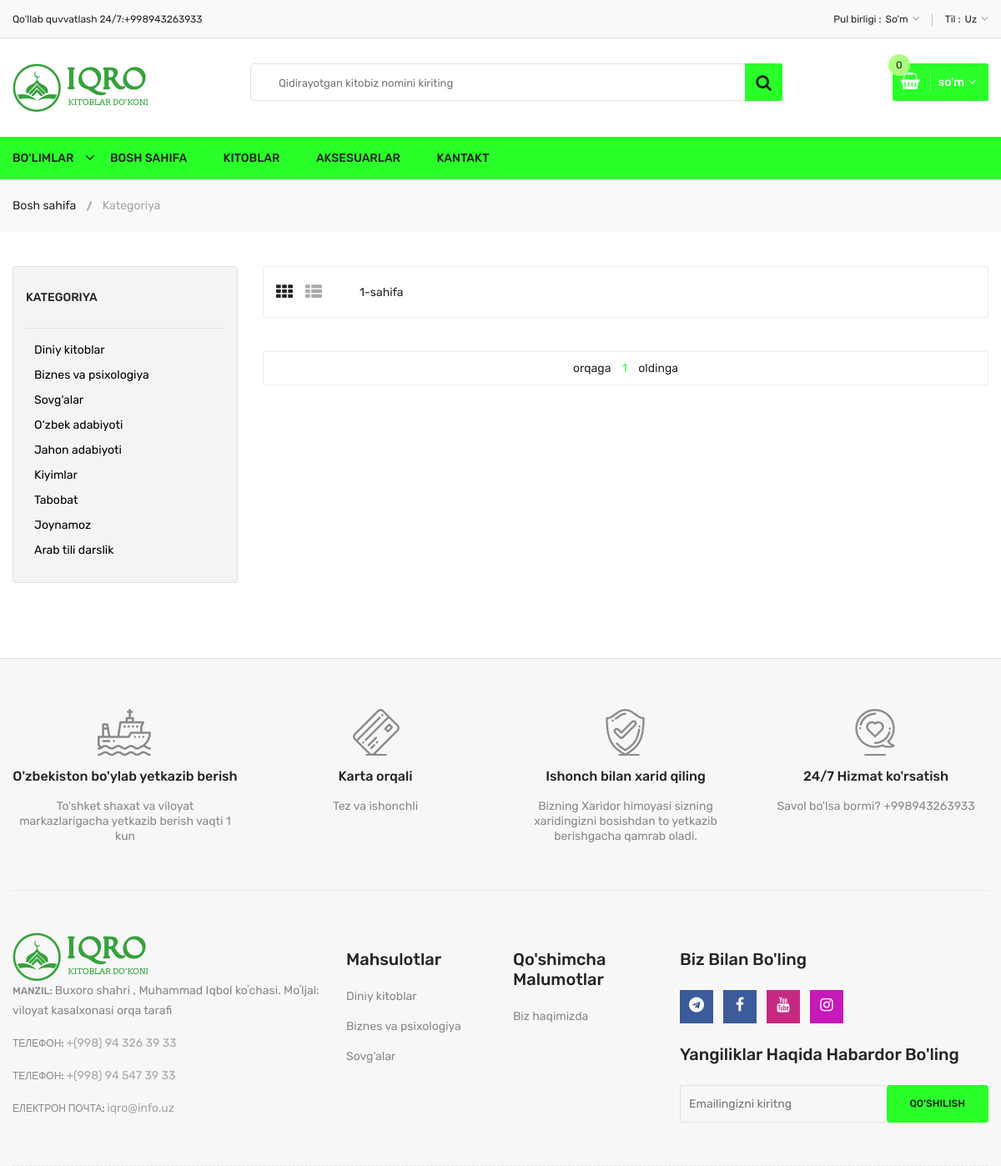
The app's page /product/aksesuarlar, older data.
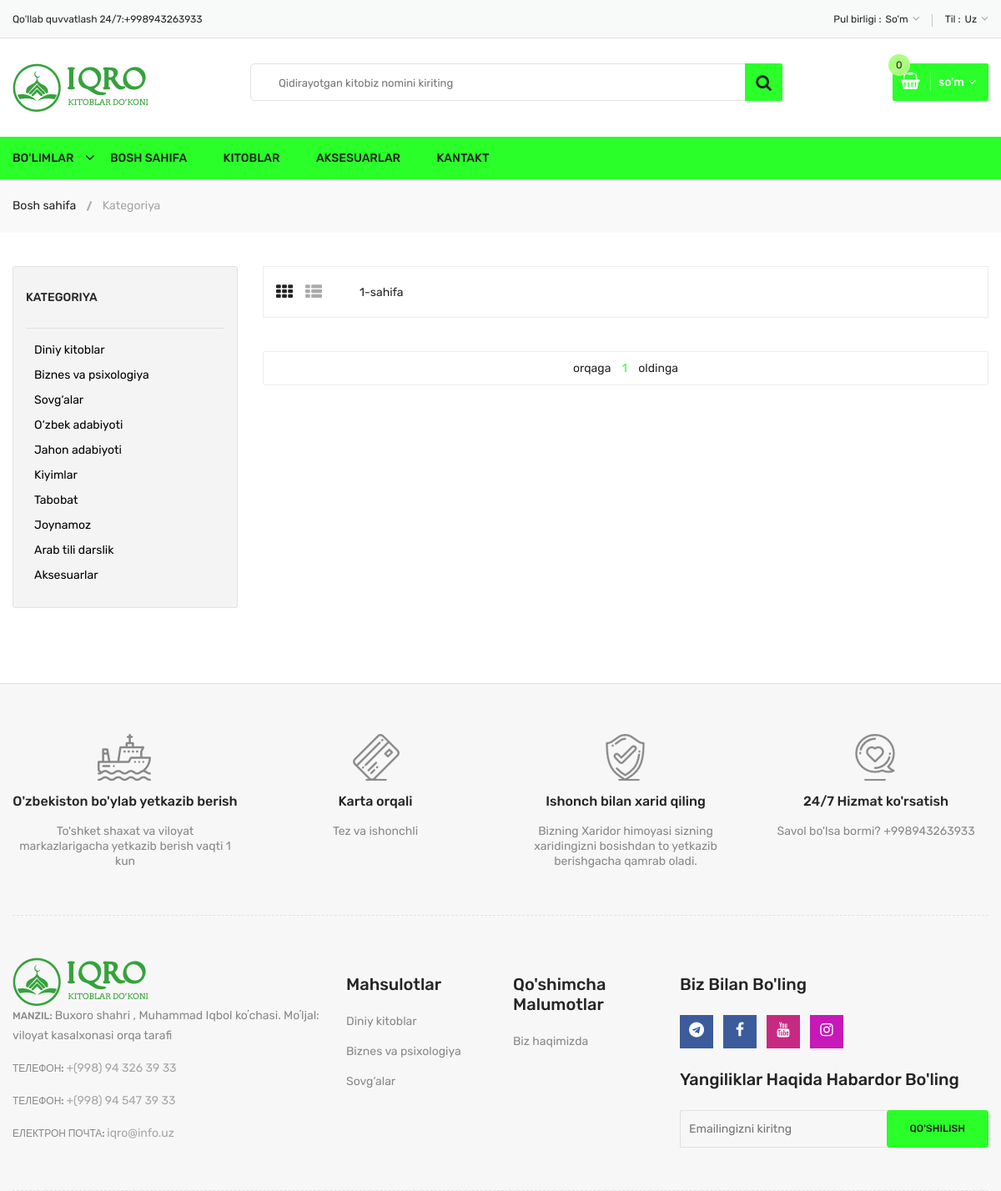
The same page, newer data.
### product/models.py (models this page shows, shortened)
class Category(models.Model):
    name = models.CharField(max_length=50)
    slug=models.SlugField(max_length=120,blank=True,null=True)

### product/views.py (the view)
# urls.py: path("product/<slug:category_slug>", CategoryProductListView.as_view(), name="catagory_product_list_view"),
class CategoryProductListView(ListView):
    model=Books
    template_name='shop-left-sidebar.html'
    context_object_name="product"
    paginate_by=15
    def get_queryset(self):
        if self.kwargs.get('category_slug')=='all':
            product=Books.objects.all()
        elif self.kwargs.get('category_slug'):
            product=Books.objects.filter(catagory__slug=self.kwargs['category_slug'])
        return product

### product/context_processors.py (called while the page is built)
def category(request):
    categorys=Category.objects.all()
    return {'categorys':categorys}

### templates/shop-left-sidebar.html (shortened to what this page needs)
{% extends "base.html" %}
{% block content %}
<div class="breadcrumb-area">
    <div class="container">
        <div class="breadcrumb-content">
            <ul>
                <li><a href="index.html">Bosh sahifa</a></li>
                <li class="active">Kategoriya</li>
            </ul>
        </div>
    </div>
</div>
<div class="content-wraper pt-40 pb-60 pt-sm-30">
    <div class="container">
        <div class="row">
            <div class="col-lg-9 order-2">
                <div class="shop-top-bar">
                    <div class="shop-bar-inner">
                        <div class="product-view-mode">
                            <ul class="nav shop-item-filter-list" role="tablist">
                                <li class="active" role="presentation"><a aria-selected="true" class="active show" data-toggle="tab" role="tab" aria-controls="grid-view" href="#grid-view"><i class="fa fa-th"></i></a></li>
                                <li role="presentation"><a data-toggle="tab" role="tab" aria-controls="list-view" href="#list-view"><i class="fa fa-th-list"></i></a></li>
                            </ul>
                        </div>
                        <div class="toolbar-amount">
                          <span> {{ page_obj.number }}-sahifa</span>
                        </div>
                    </div>
                </div>
                <div class="shop-products-wrapper">
                    <div class="tab-content">
                        <div class="paginatoin-area">
                            <div class="row">
                                <div class="col-12">
                                    <ul class="pagination-box text-center pt-xs-20 pb-xs-15">
                                        {% if page_obj.has_previous %}
                                        <li><a href="?page={{ page_obj.previous_page_number }}{% if request.GET.search_name %}&search_name={{ request.GET.search_name }}{% endif %}"><i class="fa fa-chevron-left"></i>Previous</a></li>
                                        {% else %}
                                        <li class="disabled">orqaga</li>
                                        {% endif %}
                                        {% for pages in page_obj.paginator.page_range %}
                                        {% if page_obj.number == pages %}
                                        <li class="active"><a href="#">{{pages}}</a></li>
                                        {% else %}
                                        <li><a href="?page={{pages}}{% if request.GET.search_name %}&search_name={{ request.GET.search_name }}{% endif %}">{{pages}}</a></li>
                                        {% endif %}
                                        {% endfor %}
                                        {% if page_obj.has_next %}
                                            <li><a href="?page={{ page_obj.next_page_number }}{% if request.GET.search_name %}&search_name={{ request.GET.search_name }}{% endif %}">Next<i class="fa fa-chevron-right"></i></a></li>
                                            {% else %}
                                            <li class="disabled">oldinga</li>
                                        {% endif %}
                                    </ul>
                                </div>
                            </div>
                        </div>
                    </div>
                </div>
            </div>
            <div class="col-lg-3 order-1">
                <div class="sidebar-categores-box mt-sm-30 mt-xs-30">
                    <div class="sidebar-title">
                        <h2>Kategoriya</h2>
                    </div>
                    <div class="category-sub-menu">
                        <ul>
                            {% for kategory in categorys %}
                            <li  ><a class="has-sub1" href="{% url 'catagory_product_list_view' kategory.slug  %}">{{ kategory.name }}</a></li>
                            {% endfor %}
                        </ul>
                    </div>
                </div>
            </div>
        </div>
    </div>
</div>
{% endblock content %}

### templates/base.html (shortened to what the changed rows need)
{% load static %}
<!DOCTYPE html>
<html lang="en">
<head>
    <link rel="stylesheet" href="{% static 'css/font-awesome.min.css' %}">
    <link rel="stylesheet" href="{% static 'css/meanmenu.css' %}">
    <link rel="stylesheet" href="{% static 'css/owl.carousel.min.css' %}">
    <link rel="stylesheet" href="{% static 'css/bootstrap.min.css' %}">
    <link rel="stylesheet" href="{% static 'css/helper.css' %}">
    <link rel="stylesheet" href="{% static 'css/style.css' %}">
    <link rel="stylesheet" href="{% static 'css/responsive.css' %}">
</head>
<body>
    <div class="body-wrapper">
        {% block content %} {% endblock content %}
        <div class="footer">
            <div class="footer-static-top">
                <div class="container">
                    <div class="footer-shipping pt-60 pb-55 pb-xs-25">
                        <div class="row">
                            <div class="col-lg-3 col-md-6 col-sm-6 pb-sm-55 pb-xs-55">
                                <div class="li-shipping-inner-box">
                                    <div class="shipping-text">
                                        <h2>O'zbekiston bo'ylab yetkazib berish</h2>
                                    </div>
                                </div>
                            </div>
                            <div class="col-lg-3 col-md-6 col-sm-6 pb-sm-55 pb-xs-55">
                                <div class="li-shipping-inner-box">
                                    <div class="shipping-text">
                                        <h2>Karta orqali</h2>
                                    </div>
                                </div>
                            </div>
                            <div class="col-lg-3 col-md-6 col-sm-6 pb-xs-30">
                                <div class="li-shipping-inner-box">
                                    <div class="shipping-text">
                                        <h2>Ishonch bilan xarid qiling</h2>
                                    </div>
                                </div>
                            </div>
                            <div class="col-lg-3 col-md-6 col-sm-6 pb-xs-30">
                                <div class="li-shipping-inner-box">
                                    <div class="shipping-text">
                                        <h2>24/7 Hizmat ko'rsatish</h2>
                                    </div>
                                </div>
                            </div>
                        </div>
                    </div>
                </div>
            </div>
            <div class="footer-static-middle">
                <div class="container">
                    <div class="footer-logo-wrap pt-50 pb-35">
                        <div class="row">
                            <div class="col-lg-2 col-md-3 col-sm-6">
                                <div class="footer-block">
                                    <ul>
                                        {% for category in categorys %}
                                             {% if 4 > forloop.counter %}
                                             <li class=""><a href="{% url 'catagory_product_list_view' category.slug %}">{{category.name}}</a></li>
                                             {% endif %}
                                        {% endfor %}
                                    </ul>
                                </div>
                            </div>
                        </div>
                    </div>
                </div>
            </div>
        </div>
    </div>
</body>
</html>

Row changes from the older to the newer data that the page shows:
added Category: name "Aksesuarlar", shown under "KATEGORIYA"
